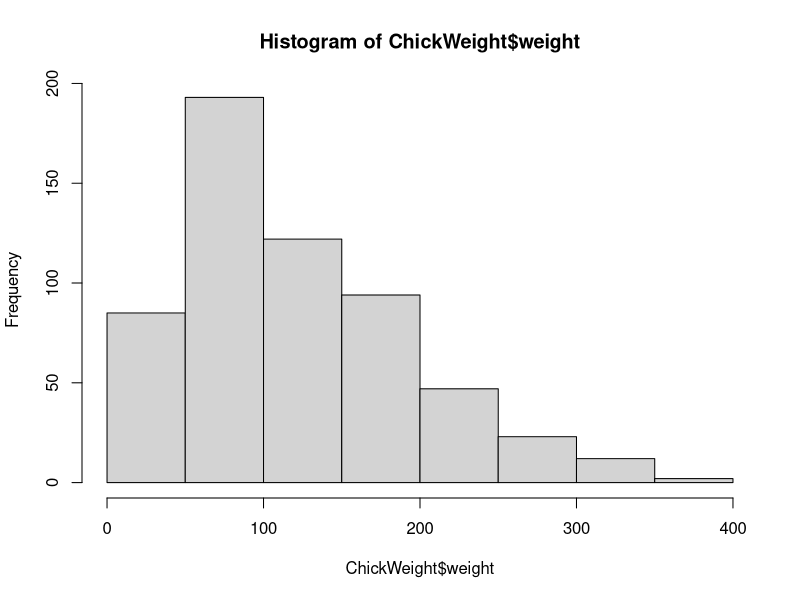
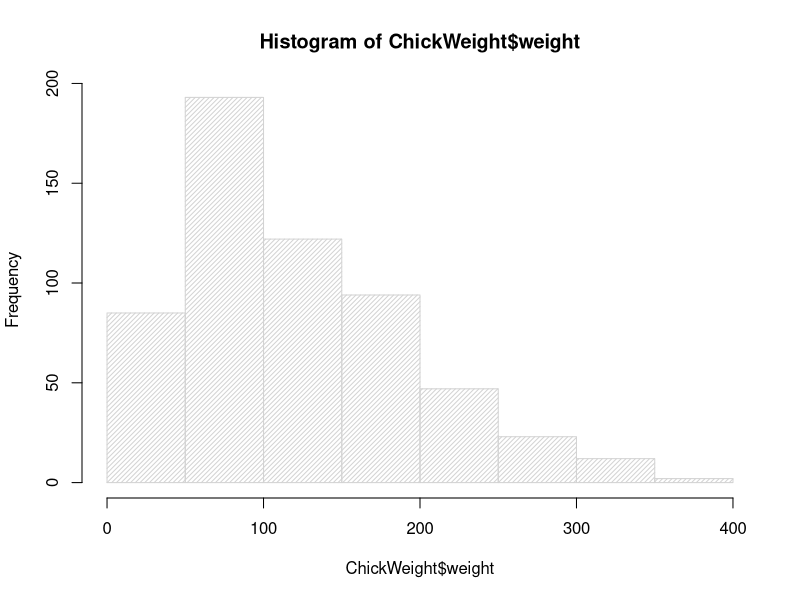
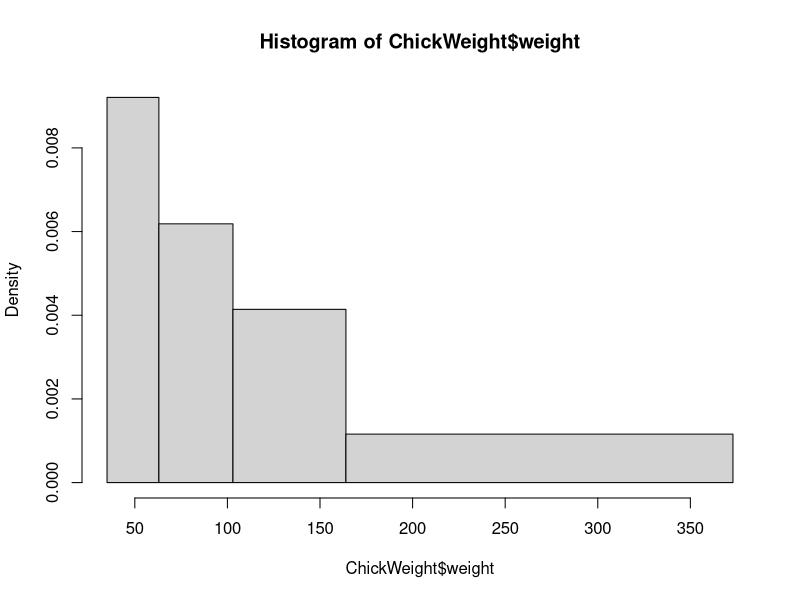

Source code (R) for these figures, in order:
# Copyright Mark Niemann-Ross, 2018
# Author: Mark Niemann-Ross. mark.niemannross@gmail.com
# LinkedIn: https://www.linkedin.com/in/markniemannross/
# Github: https://github.com/mnr
# More Learning: http://niemannross.com/link/mnratlil
# Description: Histograms

hist(ChickWeight$weight)

hist(ChickWeight$weight, density = 30)

hist(ChickWeight$weight, breaks = fivenum(ChickWeight$weight))
